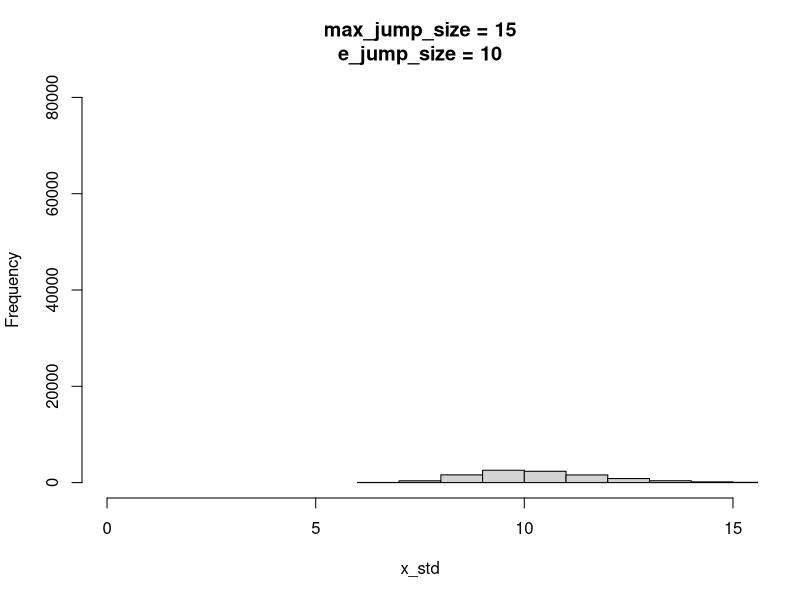
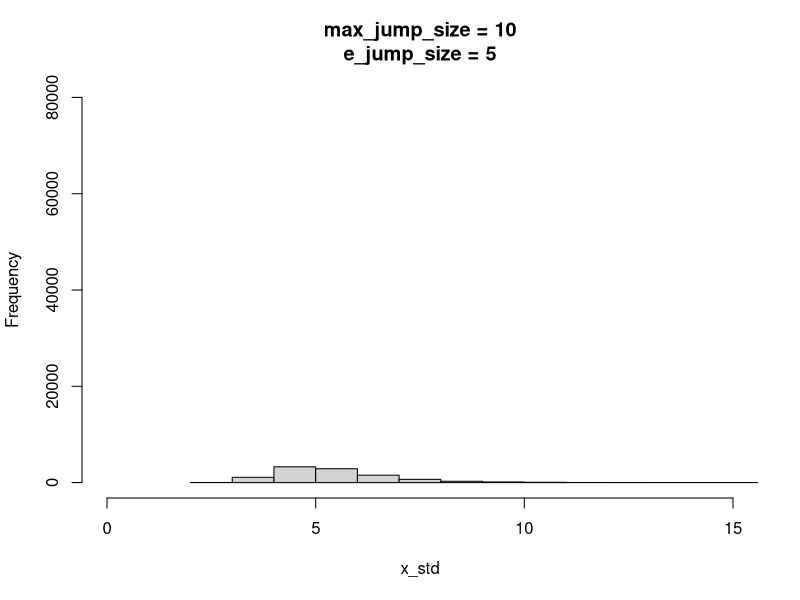
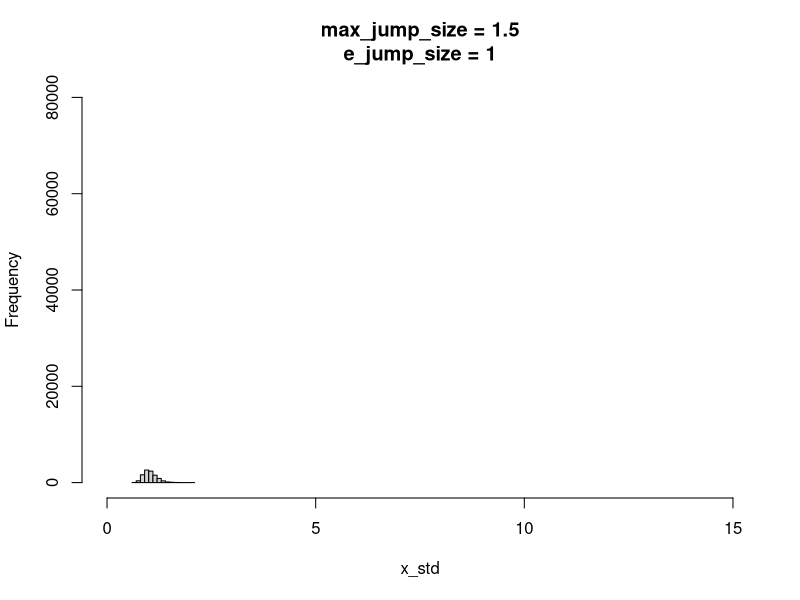
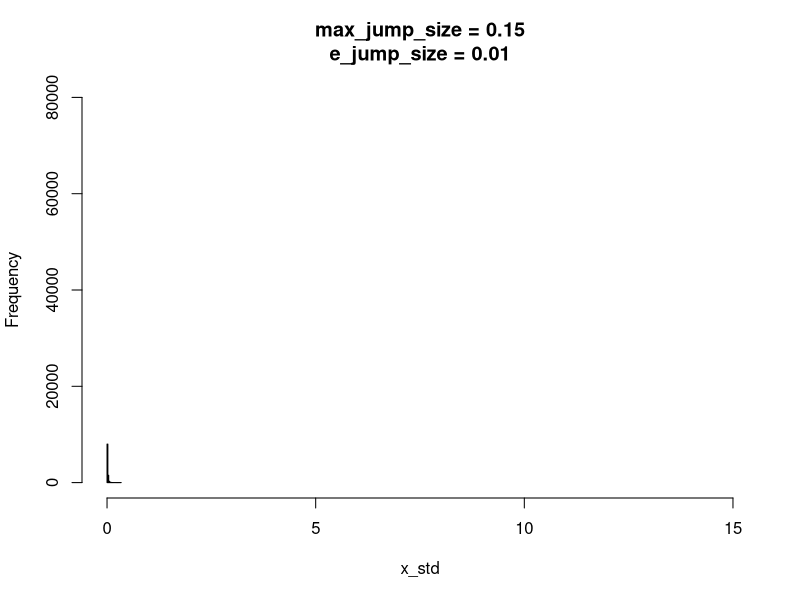
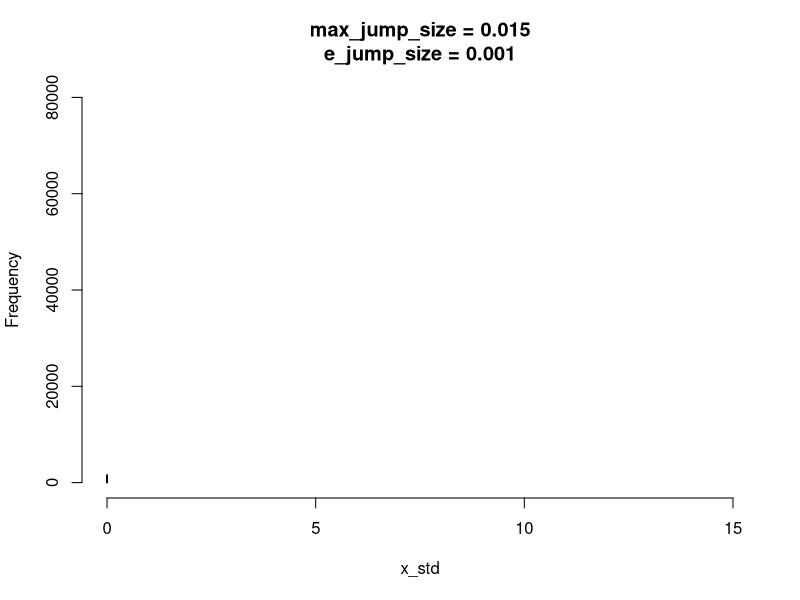
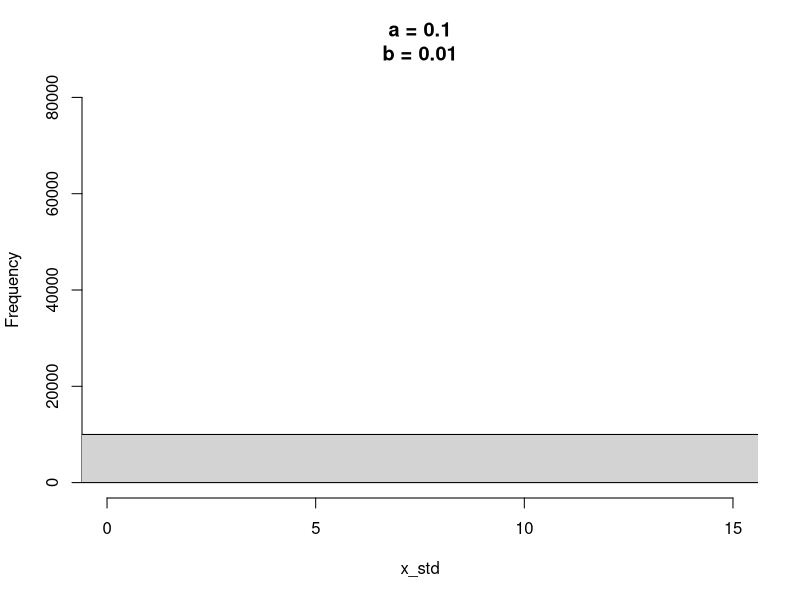

Reproduce these figures in R, in order.
# CALIBRATION OF TIME MACHINE PRIOR

from_jump_size_to_tau_a_b <- function(e_jump_size = 0.01, max_jump_size = 0.1){
  
  fun_to_solve <- function(tau_b, max_jump_size, e_jump_size){
    pgamma(1 / max_jump_size ^ 2, 1 / (e_jump_size ^ 2) * tau_b, tau_b) - 0.01
    # pgamma(1 / max_jump_size ^ 2, 1 / (e_jump_size ^ 2) * tau_b, 1/tau_b) - 0.01
  }
  
  tau_b <- uniroot(fun_to_solve,
                   c(1e-12, 1e12),
                   max_jump_size = max_jump_size,
                   e_jump_size = e_jump_size)$root
  
  tau_a <- 1 / e_jump_size ^ 2 * tau_b
  
  c(tau_a = tau_a,
    tau_b = tau_b)
}


####
# EXAMPLES
######

max_jump_size = 15
e_jump_size = 10
para_gamma<-from_jump_size_to_tau_a_b (e_jump_size, max_jump_size)
para_gamma[[1]]

x<-rgamma(10000,para_gamma[[1]],para_gamma[[2]])
# plot(x,dist,type="l")
x_std <-sqrt(1/x)
# this plot should be on the scale of e_jump_size
# plot(x_std,dist,type="l")
hist(x_std, xlim=c(0,15),ylim=c(0,80000),main = "max_jump_size = 15
e_jump_size = 10")

######

max_jump_size = 10
e_jump_size = 5
para_gamma<-from_jump_size_to_tau_a_b (e_jump_size, max_jump_size)
para_gamma[[1]]


x<-rgamma(10000,para_gamma[[1]],para_gamma[[2]])
x_std <-sqrt(1/x)
# this plot should be on the scale of e_jump_size
hist(x_std, xlim=c(0,15),ylim=c(0,80000),main = "max_jump_size = 10
e_jump_size = 5")


######

max_jump_size = 1.5
e_jump_size = 1
para_gamma<-from_jump_size_to_tau_a_b (e_jump_size, max_jump_size)
para_gamma[[1]]

x<-rgamma(10000,para_gamma[[1]],para_gamma[[2]])
x_std <-sqrt(1/x)
# this plot should be on the scale of e_jump_size
# hist(x_std, xlim=c(0,15))
hist(x_std, xlim=c(0,15),ylim=c(0,80000),main = "max_jump_size = 1.5
e_jump_size = 1")

######
max_jump_size = 0.15
e_jump_size = 0.01
para_gamma<-from_jump_size_to_tau_a_b (e_jump_size, max_jump_size)

x<-rgamma(10000,para_gamma[[1]],para_gamma[[2]])

x_std <-sqrt(1/x)
# this plot should be on the scale of e_jump_size
# hist(x_std, xlim=c(0,15))
hist(x_std, xlim=c(0,15),ylim=c(0,80000),main = "max_jump_size = 0.15
e_jump_size = 0.01")

######
max_jump_size = 0.015 
e_jump_size = 0.001
para_gamma<-from_jump_size_to_tau_a_b (e_jump_size, max_jump_size)

x<-rgamma(10000,para_gamma[[1]],para_gamma[[2]]) 
x_std <-sqrt(1/x)
# this plot should be on the scale of e_jump_size
# hist(x_std, xlim=c(0,15))
hist(x_std, xlim=c(0,15),ylim=c(0,80000),main = "max_jump_size = 0.015
e_jump_size = 0.001")



######
# TIME MACHINE PAPER
# max_jump_size = 0.015 
# e_jump_size = 0.001
# para_gamma<-from_jump_size_to_tau_a_b (e_jump_size, max_jump_size)

x<-rgamma(10000,0.1,0.01) 
x_std <-sqrt(1/x)
# this plot should be on the scale of e_jump_size
# hist(x_std, xlim=c(0,15))
hist(x_std, xlim=c(0,15),ylim=c(0,80000),main = "a = 0.1
b = 0.01")

## given tau_a and tau_b, what are the expected, 'minimum' and 'maximum' jump in the mean between periods/buckets?
from_tau_a_b_to_jump_size <- function(tau_a, tau_b){
  
  c(e_jump_size = sqrt(1 / (tau_a /  tau_b)),
    min_jump_size = sqrt(1 / qgamma(0.99, tau_a, tau_b)),
    max_jump_size = sqrt(1 / qgamma(0.01, tau_a, tau_b)))
  
}

from_tau_a_b_to_jump_size(0.1,0.01)